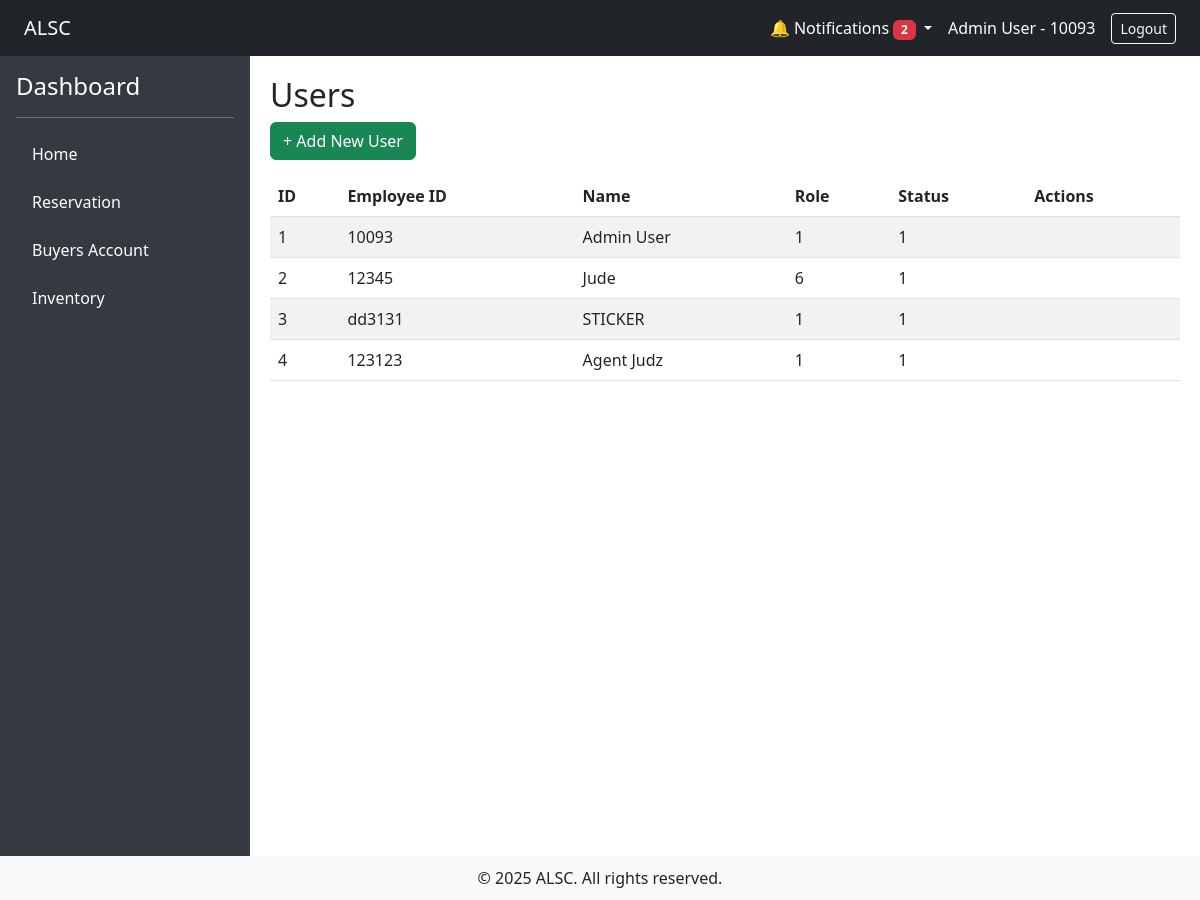
The app's page /?url=adminuser/user_list (signed in), older data.
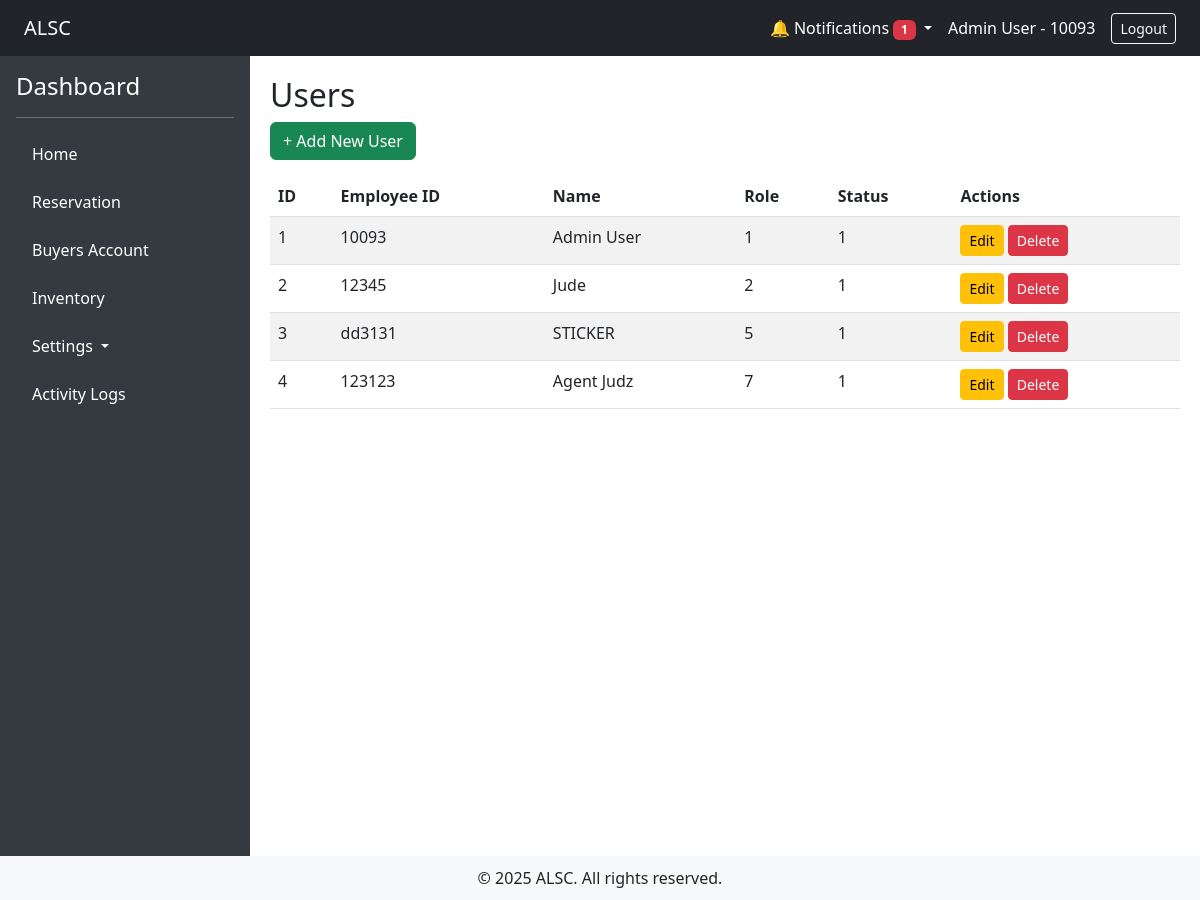
The same page, newer data.
### tables this page shows
CREATE TABLE `users` (
  `id` int(11) NOT NULL,
  `employee_id` varchar(50) NOT NULL,
  `name` varchar(100) DEFAULT NULL,
  `password` varchar(255) NOT NULL,
  `role_id` int(11) DEFAULT NULL,
  `is_active` tinyint(1) DEFAULT 1
);

### app/controllers/adminuser_controller.php (called while the page is built, shortened)
<?php
require_once __DIR__ . '/../models/User.php';
class adminuser extends Controller
{
    public function user_list()
    {
        $users = User::all();
        return $this->view('admin/users/index', compact('users'));
    }
}

### app/core/App.php (called while the page is built, shortened)
<?php
class App
{
    protected $method = 'index';
    public function __construct()
    {
        $url = $this->parseUrl();
        if ($url) {
            if (file_exists(__DIR__ . '/../controllers/' . $url[0] . '_controller.php')) {
                unset($url[0]);
            }
        }
        $this->controller = new $this->controller;
        if (isset($url[1])) {
            if (method_exists($this->controller, $url[1])) {
                $this->method = $url[1];
                unset($url[1]);
            }else $this->method = "notfound";
        }
        $this->params = $url ? array_values($url) : [];
        call_user_func_array([$this->controller, $this->method], $this->params);
    }
    public function parseUrl()
    {
        if (isset($_GET['url'])) {
            return explode('/', filter_var(rtrim($_GET['url'], '/'), FILTER_SANITIZE_URL));
        }
    }
}

### index.php (called while the page is built, shortened)
<?php
require_once './app/init.php';
$app = new App;

### app/config/Connection.php (called while the page is built, shortened)
<?php
class Connection
{
    private static $instance;
    private $conn;
    public function __construct()
    {
        try {
            $dbh = "mysql:host=". DB_HOST .";dbname=". DB_NAME ;
            $this->conn = new PDO($dbh, DB_USER , DB_PASS);
            $this->conn->setAttribute(PDO::ATTR_ERRMODE, PDO::ERRMODE_EXCEPTION);
        } catch (PDOException $e) {
            echo "Connection failed: " . $e->getMessage();
        }
    }
    public static function getInstance()
    {
        if (!self::$instance) {
            self::$instance = new Connection();
        }
        return self::$instance;
    }
    public function getConnection()
    {
        return $this->conn;
    }
}

### app/models/User.php (called while the page is built, shortened)
<?php
require_once __DIR__ . '/../core/Model.php';
class User extends Model
{
    public static function all()
    {
        $instance = new static();
        $stmt = $instance->db->prepare("SELECT * FROM {$instance->table}");
        $stmt->execute();
        $results = $stmt->fetchAll(PDO::FETCH_OBJ);
        return $results;
    }
}

### app/core/Model.php (called while the page is built, shortened)
<?php
class Model
{
    public function __construct()
    {
        $this->db = Connection::getInstance()->getConnection();
    }
}

### app/helpers/activity_helper.php (called while the page is built, shortened)
<?php
function current_user_id() {
    return $_SESSION['user']['employee_id'] ?? null;
}

### app/helpers/notif_helper.php (called while the page is built, shortened)
<?php
require_once __DIR__ . '/../core/Model.php';
class Notification extends Model {
    public static function unread($user_id) {
        $instance = new static();
        $stmt = $instance->db->prepare("SELECT * FROM notifications WHERE user_id = ? AND is_read = 0 ORDER BY created_at DESC");
        $stmt->execute([$user_id]);
        return $stmt->fetchAll(PDO::FETCH_OBJ);
    }
}

### app/helpers/auth_helper.php (called while the page is built, shortened)
<?php
require_once __DIR__ . '/../models/PermissionRole.php';
function can($permission)
{
    if (!isset($_SESSION['user']['permissions'])) {
        $role_id = $_SESSION['user']['role_id'];
        $permissionObjects = PermissionRole::getPermissionsForRole($role_id);
    }
    return in_array($permission, $_SESSION['user']['permissions']);
}

### app/models/PermissionRole.php (called while the page is built, shortened)
<?php
require_once __DIR__ . '/../core/Model.php';
class PermissionRole extends Model
{
    public static function getPermissionsForRole($role_id)
    {
        $instance = new static();
        $stmt = $instance->db->prepare("
            SELECT p.* FROM permissions p
            JOIN permission_role pr ON p.id = pr.permission_id
            WHERE pr.role_id = ?
        ");
        $stmt->execute([$role_id]);
        return $stmt->fetchAll(\PDO::FETCH_OBJ);
    }
}

### app/init.php (called while the page is built, shortened)
<?php
require_once 'config/Connection.php';
require_once 'core/App.php';
require_once 'core/Controller.php';
require_once 'helpers/activity_helper.php';
require_once 'helpers/notif_helper.php';
require_once 'helpers/auth_helper.php';
function url($path = '')
{
    $base = rtrim('/alsc_app', '/');
    $path = ltrim($path, '/');
    return $base . '/?url=' . $path;
}

### app/views/admin/users/index.php (the view, shortened to what the changed rows need)
<h2>Users</h2>
<table class="table table-striped">
    <thead>
        <tr>
            <th>ID</th>
            <th>Employee ID</th>
            <th>Name</th>
            <th>Role</th>
            <th>Status</th>
            <th>Actions</th>
        </tr>
    </thead>
    <tbody>
        <?php foreach ($users as $user): ?>
            <tr>
                <td><?= htmlspecialchars($user->id) ?></td>
                <td><?= htmlspecialchars($user->employee_id) ?></td>
                <td><?= htmlspecialchars($user->name) ?></td>
                <td><?= htmlspecialchars($user->role_id) ?></td>
                <td><?= htmlspecialchars($user->is_active) ?></td>
                <td>
                <?php if (can('edit_user')): ?>
                    <a href="<?= url('adminuser/edit/'.$user->id) ?>" class="btn btn-sm btn-warning">Edit</a>
                <?php endif; ?>
                <?php if (can('delete_user')): ?>
                    <a href="<?= url('adminuser/delete/'.$user->id) ?>" class="btn btn-sm btn-danger">Delete</a>
                <?php endif; ?>
                </td>
            </tr>
        <?php endforeach; ?>
    </tbody>
</table>

### app/views/layouts/main.php (shortened to what the changed rows need)
<!DOCTYPE html>
<html lang="en">
<head>
    <link href="https://cdn.jsdelivr.net/npm/bootstrap@5.3.0/dist/css/bootstrap.min.css" rel="stylesheet">
</head>
<body>
<div class="d-flex flex-column">
    <nav class="navbar navbar-expand-lg navbar-dark bg-dark px-4">
        <div class="ms-auto d-flex align-items-center">
            <?php
            $notifications = Notification::unread(current_user_id());
            $unreadCount = count($notifications);
            ?>
            <div class="nav-item dropdown me-3">
                <a class="nav-link dropdown-toggle text-white" href="#" role="button" data-bs-toggle="dropdown">
                    🔔 Notifications
                    <?php if ($unreadCount > 0): ?>
                        <span class="badge bg-danger" id="unreadCount"><?= $unreadCount ?></span>
                    <?php endif; ?>
                </a>
            </div>
        </div>
    </nav>
    <div class="d-flex">
        <div class="sidebar p-3">
            <ul class="nav flex-column">
                <?php if (can('manage_users') || can('manage_permissions') || can('manage_roles')): ?>
                    <li class="nav-item dropdown mb-2">
                        <a class="nav-link dropdown-toggle text-white" href="#" id="navbarDropdown" role="button" data-bs-toggle="dropdown" aria-expanded="false">
                            <i class="bi bi-gear-fill"></i> Settings
                        </a>
                    </li>
                <?php endif; ?>
                <?php if (can('view_logs')): ?>
                    <li class="nav-item mb-2">
                        <a href="<?= url('logs/index') ?>" class="nav-link">Activity Logs</a>
                    </li>
                <?php endif; ?>
            </ul>
        </div>
        <div class="content w-100">
            <?php echo $content; ?>
        </div>
    </div>
</div>
</body>
</html>

Row changes from the older to the newer data that the page shows:
shown differently, row unchanged: users "Admin User": now shows "Edit Delete"
changed users "Jude": role "6" → "2"; now shows "Edit Delete"
changed users "dd3131": role "1" → "5"; now shows "Edit Delete"
changed users "Agent Judz": role "1" → "7"; now shows "Edit Delete"
Text that changed along with them:
$unreadCount: "2" → "1"
text now shown: "Settings Activity Logs"
